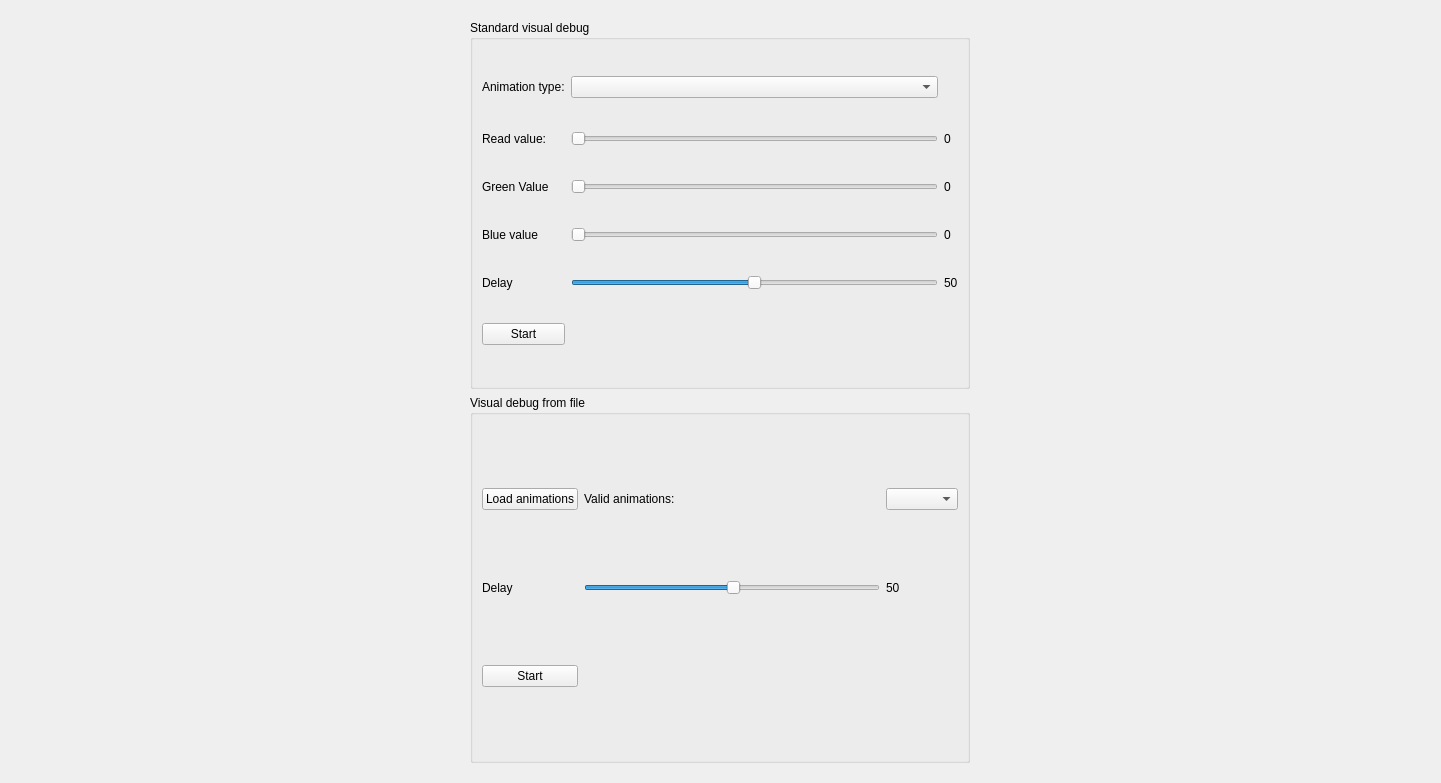
<?xml version="1.0" encoding="UTF-8"?>
<ui version="4.0">
 <class>visual_debug</class>
 <widget class="QWidget" name="visual_debug">
  <property name="geometry">
   <rect>
    <x>0</x>
    <y>0</y>
    <width>1441</width>
    <height>783</height>
   </rect>
  </property>
  <property name="windowTitle">
   <string>Form</string>
  </property>
  <layout class="QGridLayout" name="gridLayout">
   <item row="0" column="0">
    <widget class="QWidget" name="settings" native="true">
     <layout class="QHBoxLayout" name="horizontalLayout">
      <item>
       <layout class="QVBoxLayout" name="visual_debug_screen"/>
      </item>
      <item>
       <layout class="QVBoxLayout" name="right_panel">
        <item>
         <widget class="QGroupBox" name="gb_standard">
          <property name="maximumSize">
           <size>
            <width>500</width>
            <height>16777215</height>
           </size>
          </property>
          <property name="title">
           <string>Standard visual debug</string>
          </property>
          <layout class="QGridLayout" name="gridLayout_9">
           <item row="0" column="0">
            <widget class="QLabel" name="label_8">
             <property name="text">
              <string>Animation type:</string>
             </property>
            </widget>
           </item>
           <item row="0" column="1">
            <widget class="QComboBox" name="cbx_standard_anim_type"/>
           </item>
           <item row="1" column="1">
            <widget class="QSlider" name="sldr_stand_red_value">
             <property name="orientation">
              <enum>Qt::Horizontal</enum>
             </property>
            </widget>
           </item>
           <item row="3" column="2">
            <widget class="QLabel" name="lab_stand_blue_val">
             <property name="text">
              <string>0</string>
             </property>
            </widget>
           </item>
           <item row="1" column="2">
            <widget class="QLabel" name="lab_stand_read_val">
             <property name="text">
              <string>0</string>
             </property>
            </widget>
           </item>
           <item row="2" column="0">
            <widget class="QLabel" name="label_11">
             <property name="text">
              <string>Green Value</string>
             </property>
            </widget>
           </item>
           <item row="2" column="1">
            <widget class="QSlider" name="sldr_stand_green_val">
             <property name="orientation">
              <enum>Qt::Horizontal</enum>
             </property>
            </widget>
           </item>
           <item row="3" column="1">
            <widget class="QSlider" name="sldr_stand_blue_val">
             <property name="orientation">
              <enum>Qt::Horizontal</enum>
             </property>
            </widget>
           </item>
           <item row="4" column="0">
            <widget class="QLabel" name="label_12">
             <property name="text">
              <string>Delay</string>
             </property>
            </widget>
           </item>
           <item row="2" column="2">
            <widget class="QLabel" name="lab_stand_green_val">
             <property name="text">
              <string>0</string>
             </property>
            </widget>
           </item>
           <item row="1" column="0">
            <widget class="QLabel" name="label_9">
             <property name="text">
              <string>Read value:</string>
             </property>
            </widget>
           </item>
           <item row="4" column="2">
            <widget class="QLabel" name="lab_stan_delay_val">
             <property name="text">
              <string>50</string>
             </property>
            </widget>
           </item>
           <item row="3" column="0">
            <widget class="QLabel" name="label_10">
             <property name="text">
              <string>Blue value</string>
             </property>
            </widget>
           </item>
           <item row="4" column="1">
            <widget class="QSlider" name="sldr_stand_delay">
             <property name="maximum">
              <number>100</number>
             </property>
             <property name="value">
              <number>50</number>
             </property>
             <property name="orientation">
              <enum>Qt::Horizontal</enum>
             </property>
            </widget>
           </item>
           <item row="5" column="0">
            <widget class="QPushButton" name="bt_stand_start">
             <property name="text">
              <string>Start</string>
             </property>
            </widget>
           </item>
          </layout>
         </widget>
        </item>
        <item>
         <widget class="QGroupBox" name="groupBox_2">
          <property name="maximumSize">
           <size>
            <width>500</width>
            <height>16777215</height>
           </size>
          </property>
          <property name="title">
           <string>Visual debug from file</string>
          </property>
          <layout class="QGridLayout" name="gridLayout_8">
           <item row="0" column="2">
            <widget class="QComboBox" name="cbx_file_loaded_animations"/>
           </item>
           <item row="0" column="1">
            <widget class="QLabel" name="label_17">
             <property name="text">
              <string>Valid animations:</string>
             </property>
            </widget>
           </item>
           <item row="2" column="0">
            <widget class="QPushButton" name="bt_file_start">
             <property name="text">
              <string>Start</string>
             </property>
            </widget>
           </item>
           <item row="0" column="0">
            <widget class="QPushButton" name="bt_file_load_anims">
             <property name="text">
              <string>Load animations</string>
             </property>
            </widget>
           </item>
           <item row="1" column="0">
            <widget class="QLabel" name="label_3">
             <property name="text">
              <string>Delay</string>
             </property>
            </widget>
           </item>
           <item row="1" column="1">
            <widget class="QSlider" name="sldr_file_delay">
             <property name="value">
              <number>50</number>
             </property>
             <property name="orientation">
              <enum>Qt::Horizontal</enum>
             </property>
            </widget>
           </item>
           <item row="1" column="2">
            <widget class="QLabel" name="lab_file_delay_val">
             <property name="text">
              <string>50</string>
             </property>
            </widget>
           </item>
          </layout>
         </widget>
        </item>
       </layout>
      </item>
     </layout>
    </widget>
   </item>
  </layout>
 </widget>
 <resources/>
 <connections/>
</ui>
